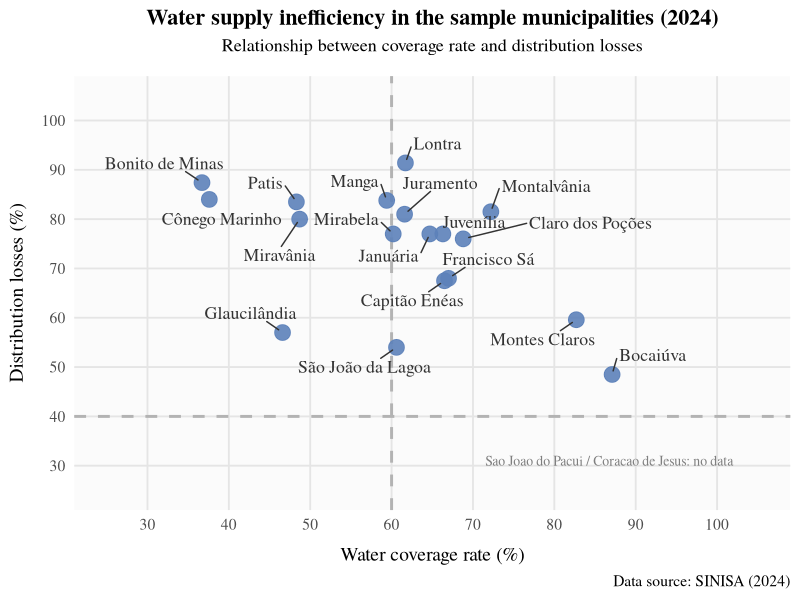
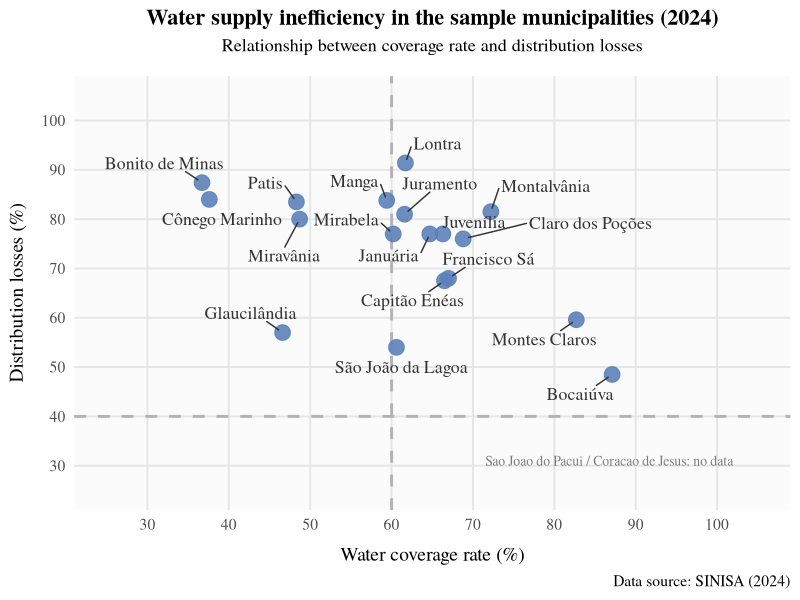
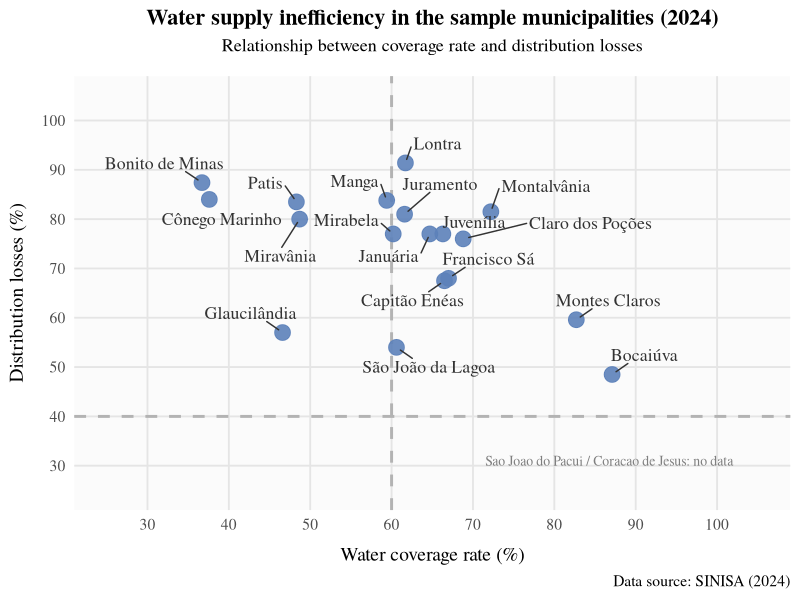

Here is the R script that generated these plots, in order:
library(ggplot2)
library(dplyr)
library(ggrepel)

# 1. Os dados corrigidos da tabela de água
dados_bolhas <- data.frame(
  Municipality = c("Montes Claros", "Bocaiúva", "Bonito de Minas", "Capitão Enéas", 
                   "Claro dos Poções", "Cônego Marinho", "Coração de Jesus", 
                   "Glaucilândia", "Januária", "Juramento", "Juvenília", 
                   "Lontra", "Manga", "Mirabela", "Miravânia", 
                   "Montalvânia", "São João da Lagoa", "São João do Pacuí", 
                   "Francisco Sá", "Patis"),
  Water_Coverage = c(82.7, 87.1, 36.7, 66.5, 68.8, 37.6, 41.0, 46.6, 64.7, 61.6, 
                     66.3, 61.7, 59.4, 60.2, 48.7, 72.2, 60.6, NA, 67.0, 48.3),
  # Valores de perdas corrigidos conforme o texto e a Figura_4_Oficial
  Distribution_Losses = c(59.6, 48.5, 87.4, 67.5, 76.0, 84.0, NA, 57.0, 77.0, 81.0, 
                          77.0, 91.4, 83.8, 77.0, 80.0, 81.5, 54.0, NA, 68.0, 83.5)
)

# Remover NAs para o gráfico não dar erro
dados_bolhas <- dados_bolhas %>% filter(!is.na(Water_Coverage) & !is.na(Distribution_Losses))

# 2. Criar o Gráfico de Dispersão (Scatter Plot)
p_scatter <- ggplot(dados_bolhas, aes(x = Water_Coverage, y = Distribution_Losses)) +
  
  # Adicionar quadrantes para guiar a leitura (Ajustei o Y para 40, conforme a imagem original)
  geom_vline(xintercept = 60, linetype = "dashed", color = "grey70", linewidth = 1) +
  geom_hline(yintercept = 40, linetype = "dashed", color = "grey70", linewidth = 1) +
  
  # Marcadores simples (pontos fixos) - Atendendo à Major Revision
  geom_point(size = 5, color = "#5c81b9", alpha = 0.9) +
  
  # Nomes dos municípios em cinzento escuro (grey30) 
  geom_text_repel(aes(label = Municipality), 
                  family = "serif", size = 4.5, color = "grey20", fontface = "plain",
                  box.padding = 0.6, point.padding = 0.4, max.overlaps = 20) +
  
  # Anotação sobre os municípios sem dados
  annotate("text", x = 102, y = 31, label = "Sao Joao do Pacui / Coracao de Jesus: no data", 
           family = "serif", size = 3.5, color = "grey50", hjust = 1) +
  
  # Escalas e Temas
  scale_x_continuous(limits = c(25, 105), breaks = seq(30, 100, by = 10)) +
  scale_y_continuous(limits = c(25, 105), breaks = seq(30, 100, by = 10)) +
  theme_minimal(base_family = "serif", base_size = 14) +
  labs(
    title = "Water supply inefficiency in the sample municipalities (2024)",
    subtitle = "Relationship between coverage rate and distribution losses",
    x = "Water coverage rate (%)",
    y = "Distribution losses (%)",
    caption = "Data source: SINISA (2024)"
  ) +
  theme(
    plot.title = element_text(face = "bold", size = 16, hjust = 0.5),
    plot.subtitle = element_text(size = 13, hjust = 0.5, margin = margin(b = 15)),
    
    # Eixos X e Y sem negrito
    axis.title.x = element_text(face = "plain", margin = margin(t = 10)), 
    axis.title.y = element_text(face = "plain", margin = margin(r = 10)), 
    
    panel.grid.minor = element_blank(),
    panel.grid.major = element_line(color = "grey90"),
    panel.background = element_rect(fill = "#fbfbfb", color = NA),
    plot.background = element_rect(fill = "white", color = NA)
  )

print(p_scatter)

# 3. Guardar com renderização de fonte aprimorada (device = "ragg")
# O pacote ragg (se instalado: install.packages("ragg")) previne erros na renderização de serifas
ggsave("C:/Users/.../Fig4new_Fixed.tiff", 
       plot = p_scatter, width = 10, height = 7, dpi = 1000, compression = "lzw", device = ragg::agg_tiff)

ggsave("C:/Users/.../Fig4new_Fixed.png", 
       plot = p_scatter, width = 10, height = 7, dpi = 1000, device = ragg::agg_png)
